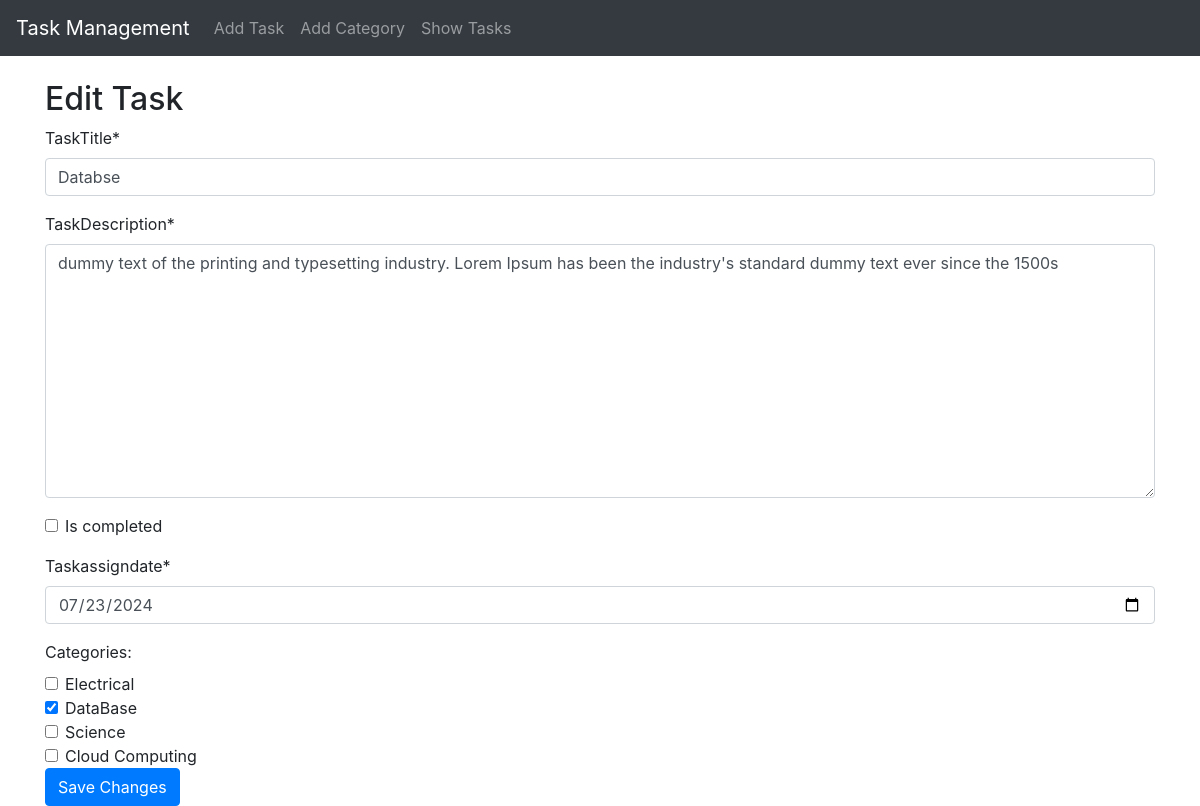
/edit/8/, run on the app's committed database.
### task/models.py (models this page shows, shortened)
class TaskModel(models.Model):
    taskTitle = models.CharField(max_length=200)
    taskDescription = models.TextField()
    is_completed = models.BooleanField(default=False)
    taskAssignDate = models.DateField()

### category/models.py (models this page shows, shortened)
class TaskCategory(models.Model):
    categoryName = models.CharField(max_length=100)
    tasks = models.ManyToManyField(TaskModel, related_name='categories')

### task/views.py (the view)
# urls.py: path('edit/<int:task_id>/', edit_task, name='edit_task'),
def edit_task(request, task_id):
    task = get_object_or_404(TaskModel, id=task_id)
    if request.method == 'POST':
        form = TaskForm(request.POST, instance=task)
        categories = request.POST.getlist('categories')
        if form.is_valid():
            task = form.save()
            task.categories.set(categories)
            return redirect('show_tasks')
    else:
        form = TaskForm(instance=task)
        categories = TaskCategory.objects.all()
        selected_categories = task.categories.all().values_list('id', flat=True)
    return render(request, 'edit_task.html', {
        'form': form,
        'categories': categories,
        'selected_categories': selected_categories
    })

### task/forms.py
class TaskForm(forms.ModelForm):
    taskAssignDate = forms.DateField(
        widget=forms.DateInput(attrs={'type': 'date'}),
        required=True
    )
    class Meta:
        model = TaskModel
        fields = ['taskTitle', 'taskDescription', 'is_completed', 'taskAssignDate']

### task/templates/edit_task.html (shortened to what this page needs)
{% extends 'base.html' %}
{% load crispy_forms_tags %}
{% block content %}
<h2>Edit Task</h2>
<form method="post">
    {{ form|crispy }}
    <div>
        <label>Categories:</label>
        {% for category in categories %}
        <div class="form-check">
            <input class="form-check-input" type="checkbox" name="categories" value="{{ category.id }}" id="category{{ category.id }}" {% if category.id in selected_categories %}checked{% endif %}>
            <label class="form-check-label" for="category{{ category.id }}">
                {{ category.categoryName }}
            </label>
        </div>
        {% endfor %}
    </div>
    <button type="submit" class="btn btn-primary">Save Changes</button>
</form>
{% endblock %}

### data on the page
TaskModel: taskTitle "Databse", taskDescription "dummy text of the printing and typesetting industry. Lorem Ipsum has been the industry's standard dummy text ever since the 1500s", taskAssignDate "07/23/2024"
TaskCategory: categoryName "Electrical"
TaskCategory: categories "☑", categoryName "DataBase"
TaskCategory: categoryName "Science"
TaskCategory: categoryName "Cloud Computing"
